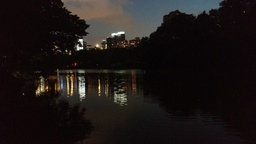
#> input picture pictures/test.jpg, 256 x 144 px, shrunk from 1500 x 844 before the run
$ python main.py pictures/test.jpg
#> lines starting #> are read from the running program, lines starting #| are printed output that depends on the picture
#!/usr/bin/env python3

from PIL import Image
import numpy as np
import scipy.cluster as cluster
import argparse
import time

def run_kmeans(i,k_count):
    i = np.copy(i)
    missing = "raise" if k_count < 8 else "warn"
    while True:
        try:
            centroids,values = cluster.vq.kmeans2(i, k_count, iter=20, missing=missing)
            for index,k in enumerate(centroids):
                i[values==index] = k
            return np.uint8(np.reshape(i,(i_img.size[1],i_img.size[0],3)))
        except cluster.vq.ClusterError:
            continue

def get_new_filename(filename, k):
    filename = filename.split('.')
    filename[-2] += '_' + str(k)
    return ".".join(filename)

def run_once(i_arr, output, k_count):
    start = time.clock()

    values = run_kmeans(i_arr, k_count)

    kmeans = time.clock()
    print("{:.2f} seconds calculating".format(kmeans - start))

    Image.fromarray(values).save(output)
    print("{:.2f} seconds to save".format(time.clock() - kmeans))

def run_all(i_arr, output):
    for k_count in range(1,16):
        out_file = get_new_filename(output, k_count)

        print("Starting ", k_count)
        run_once(i_arr, out_file, k_count)

    for k_count in range(4,9):
        k_count = 2**k_count
        out_file = get_new_filename(output, k_count)

        print("Starting ", k_count)
        run_once(i_arr, out_file, k_count)

if __name__ == '__main__':
    parser = argparse.ArgumentParser(description="Perform K means progression on an image")
    parser.add_argument('filename', metavar='file', type=str)
    parser.add_argument('-o', '--output', dest="output", metavar='file', type=str, help="Specify the filename to output, otherwise save as same filename with _k at the end, if --all is specified, _k as appended to the filename")
    parser.add_argument('-k', dest="k_count", metavar='k', type=int, help="Specify which value of k to run")
    parser.add_argument('--all', action="store_true", help="Run the image from k=1-16, then 16-256 using only powers of 2")

    args = parser.parse_args()

    filename = args.filename
    i_img = Image.open(filename)
#> i_img is the input picture: PIL image 256x144 RGB; mean R, G, B 28.4, 23.1, 21.9
    i_arr = np.array(i_img).reshape((-1,3))
    i_arr = i_arr.astype(float)


    if args.k_count != None:
        if args.output == None:
            output = get_new_filename(args.filename, args.k_count)
        else:
            output = args.output
        run_once(i_arr, output, args.k_count)
    else:
        if args.output == None:
            output = args.filename
        else:
            output = args.output
        run_all(i_arr, output)
#> the loop in run_all, `for k_count in range(1,16):` made 15 passes
#> pass 1, in run_once, `values = run_kmeans(i_arr, k_count)`:
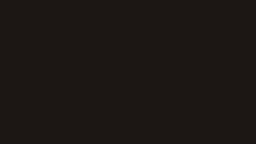
#> values: shape (144, 256, 3); mean of channels 0, 1, 2 28, 23, 21; drawn as R, G, B
#> pass 2, in run_once (call 2), `values = run_kmeans(i_arr, k_count)`:
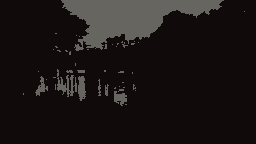
#> values: shape (144, 256, 3); mean of channels 0, 1, 2 27.6, 22.3, 21.6; drawn as R, G, B
#> pass 3, in run_once (call 3), `values = run_kmeans(i_arr, k_count)`:
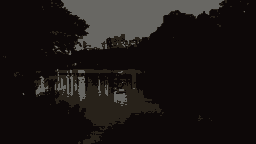
#> values: shape (144, 256, 3); mean of channels 0, 1, 2 27.6, 23, 21.6; drawn as R, G, B
#> the loop in run_all, `for k_count in range(4,9):` made 5 passes
